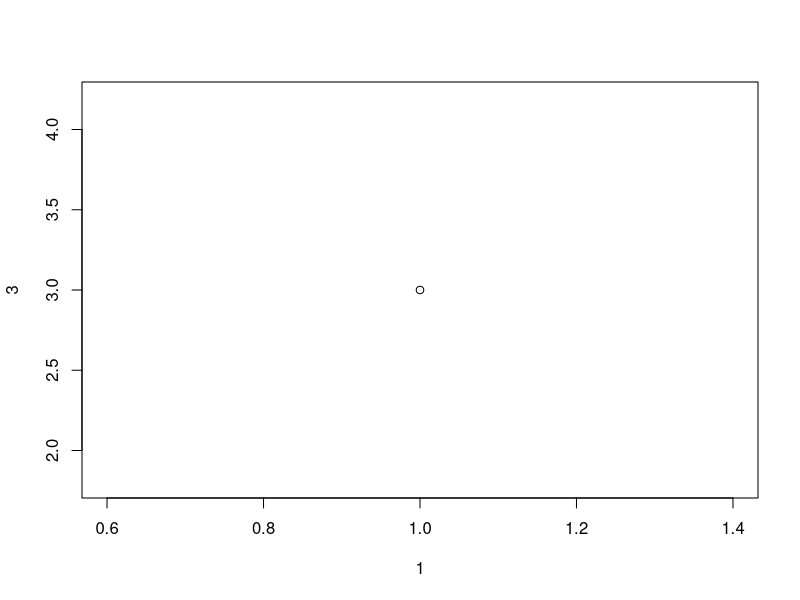
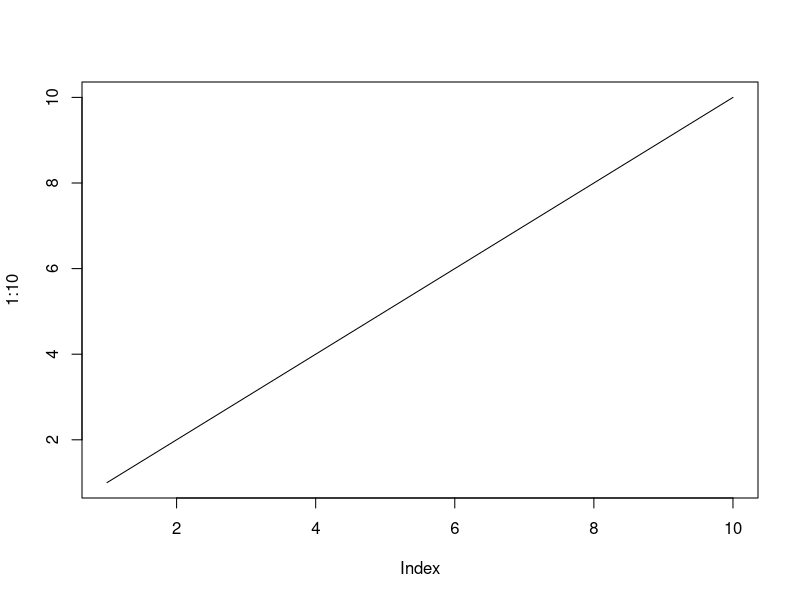
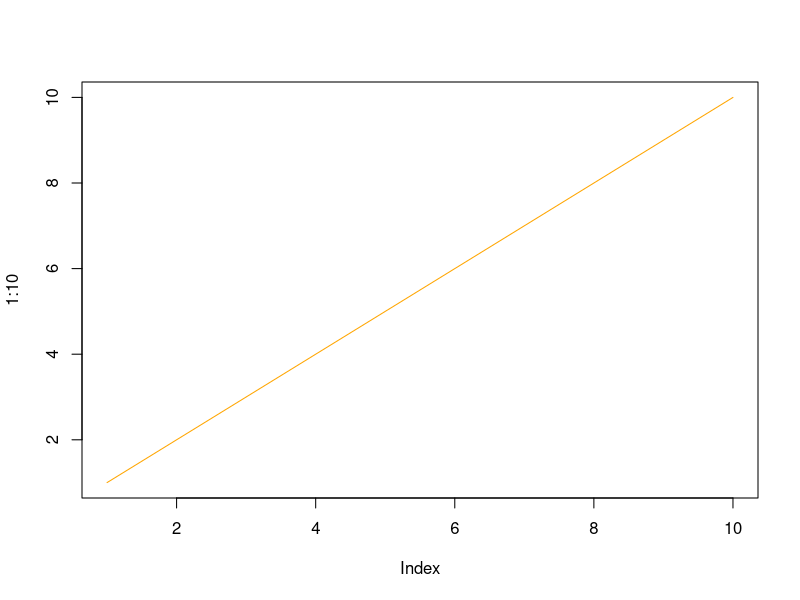
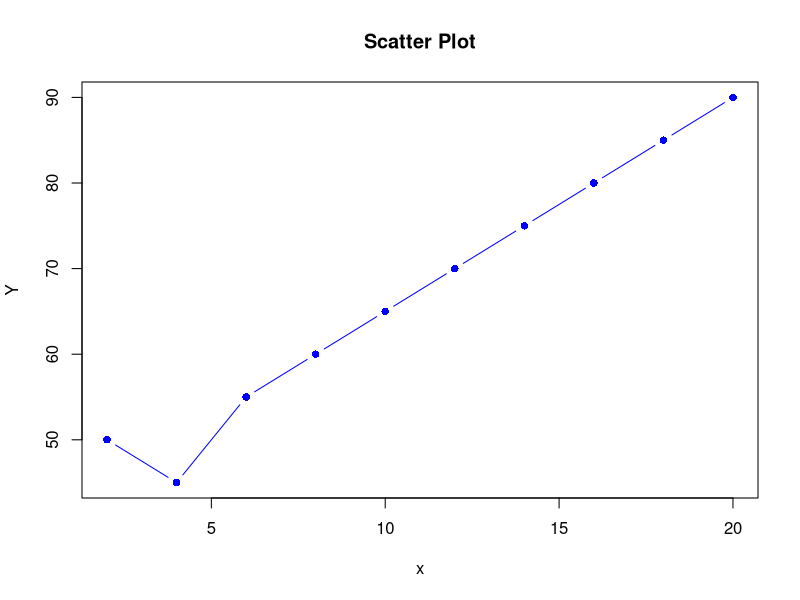
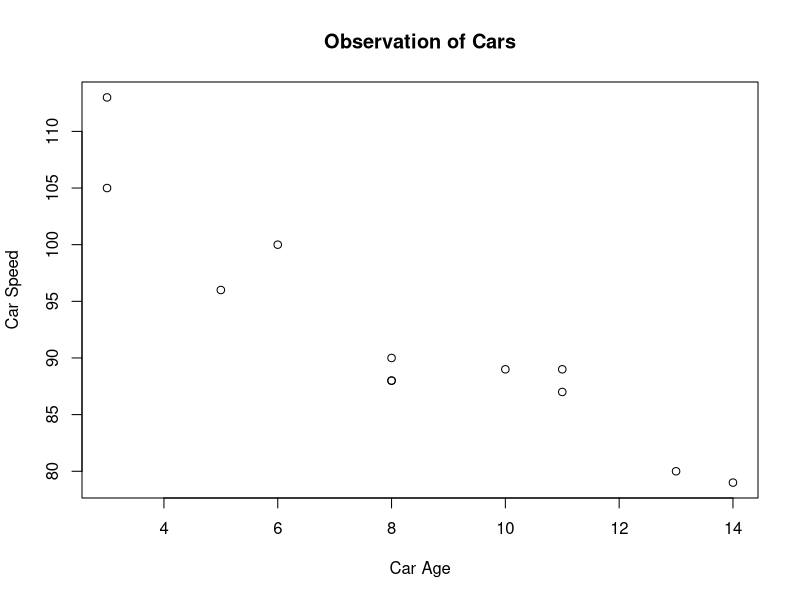
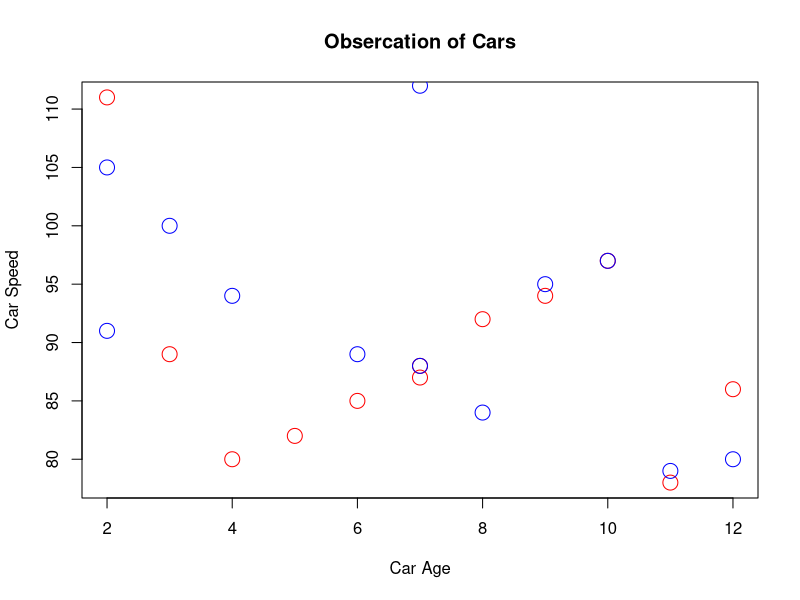
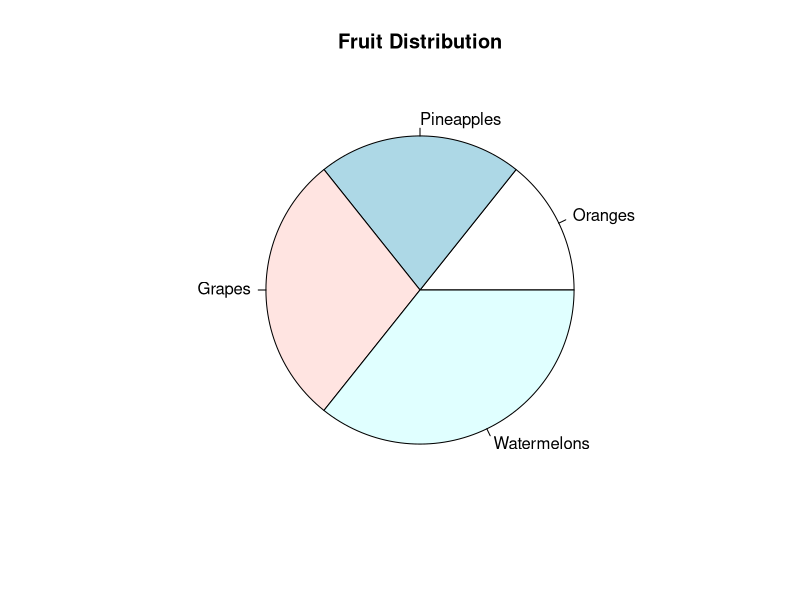
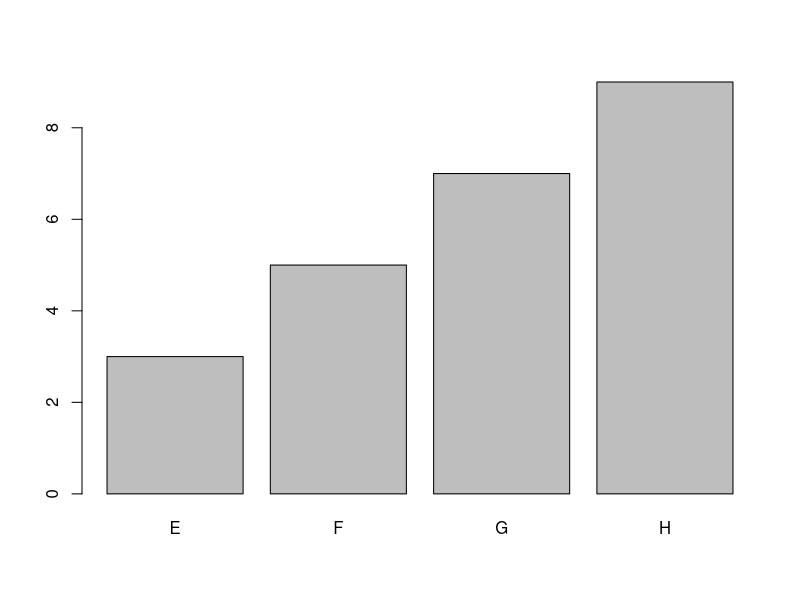

Write the R code that produced these figures, in order.
# Define a plot
plot(1, 3)

# Define a Line Plot
plot(1:10, type = "l")

# Adding color
plot(1:10, type = 'l', col="orange")

# Scatter plot
x <- c(2, 4, 6, 8, 10, 12, 14, 16, 18, 20)
y <- c(50, 45, 55, 60, 65, 70, 75, 80, 85, 90)

plot(x, y, type = 'b', col = "blue", pch = 16, main = "Scatter Plot", xlab = "x", ylab = "Y")


# Car scatter plot
# Define the x-coordinates for car age
x <- c(6, 8, 10, 8, 3, 3, 11, 5, 13, 14, 11, 8)
y <- c(100, 88, 89, 90, 113, 105, 89, 96, 80, 79, 87, 88)

# Create a scatter plot to visualize the observations of cars
plot(x, y, main = "Observation of Cars", xlab = "Car Age", ylab = "Car Speed")



# comparing plots
# create vectors for the age and speed of the cars on day one
x1 <- c(4, 6, 3, 8, 9, 7, 10, 5, 11, 2, 12, 7)
y1 <- c(80, 85, 89, 92, 94, 88, 97, 82, 78, 111, 86, 87)

# Create vecotrs for the age and speed of cars on day two
x2 <- c(1, 7, 8, 9, 4, 12, 2, 6, 15, 7, 11, 3, 14, 2, 10)
y2 <- c(105, 88, 84, 95, 94, 80, 105, 89, 90, 112, 79, 100, 80, 91, 97)

# Create a scatter plot of car age and speed for day one, with customized settings
plot(x1, y1, main = "Obsercation of Cars", xlab = "Car Age", ylab = "Car Speed", col = "red", cex = 2)
# Add points for the scatter plot of car age and speed for day two, with customized settings
points(x2, y2, col = "blue", cex = 2)



# Creating a pie chart
# Create a vector of pies
x <- c(12, 18, 24, 30)

# Create a vector of labels
mylabel <- c("Oranges", "Pineapples", "Grapes", "Watermelons")

# Display the pie chart with labels
pie(x, label = mylabel, main = "Fruit Distribution")




# Bar Charts
# x-axis values
x <- c("E", "F", "G", "H")

# y-axis values
y <- c(3, 5, 7, 9)

# Generate a vertical bar chart with four bars, labeld E, F, G, H
barplot(y, names.arg = x)

# change the color fo the bars to blue, enhancing the visual representation.
barplot(y, names.arg = x, col = "blue")


# Bar density
# x-axis values
x <- c("E", "F", "G", "H")

# y-axis values
y <- c(3, 5, 7, 9)

# Modify the density parameters to create a different texture for the bars.
barplot(y, names.arg = x, density = 5)

# Adjust the width parameters to create bars of varying sizes for a distinctive visual effect.
barplot(y, names.arg = x, width = c(2, 3, 4, 5))
